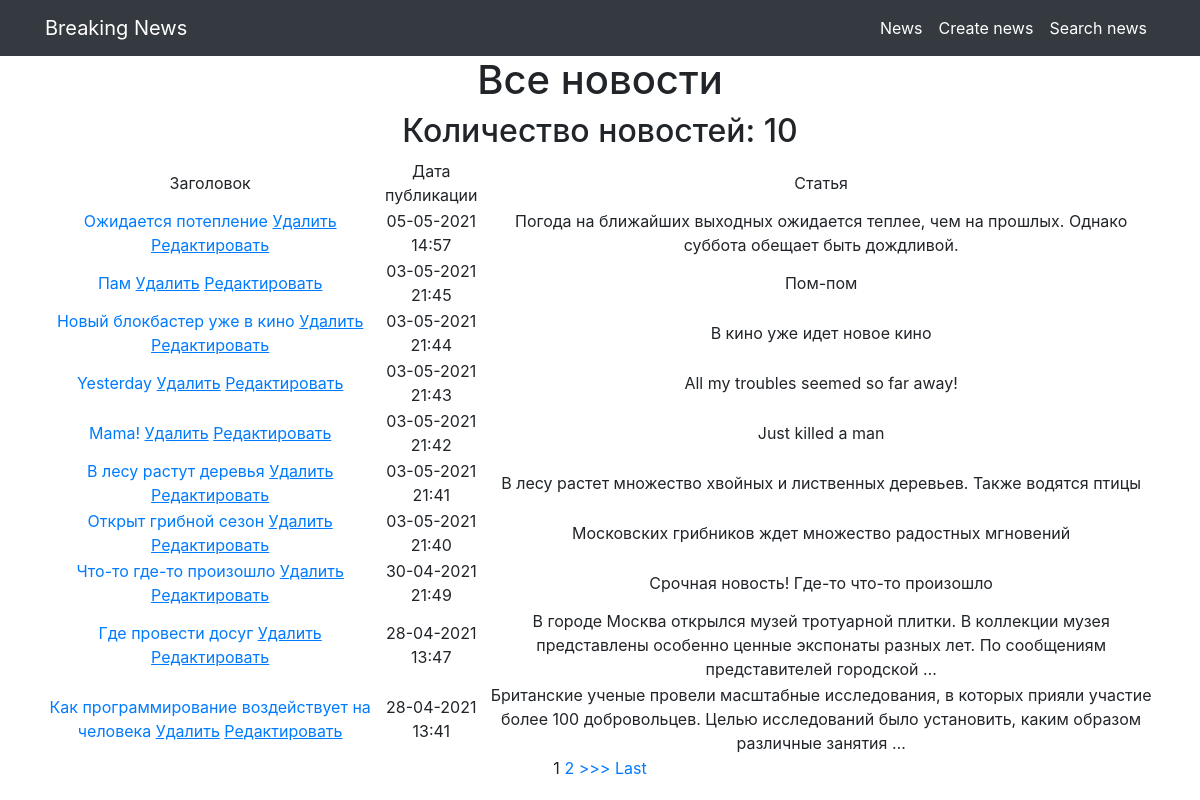
/allnews/, run on the app's committed database.
### news/models.py (models this page shows, shortened)
class Post(models.Model):
    author = models.ForeignKey(to='Author',
                               on_delete = models.CASCADE,
                               related_name='allnews')
    type = models.CharField(max_length=3,
                            choices=POST_TYPES, )
    date_time = models.DateTimeField(auto_now_add=True)
    category = models.ManyToManyField(to='Category',
                                      through='PostCategory',
                                      related_name='allnews')
    header = models.TextField()
    text = models.TextField()
    rating = models.IntegerField(default=0)

### news/views.py (the view)
# urls.py: path('', NewsList.as_view()),
class NewsList(ListView):
    model = Post  # указываем модель, объекты которой мы будем выводить
    template_name = 'allnews.html'  # указываем имя шаблона, в котором будет лежать html, в котором будут все инструкции о том, как именно пользователю должны вывестись наши объекты
    context_object_name = 'allnews'  # это имя списка, в котором будут лежать все объекты, его надо указать, чтобы обратиться к самому списку объектов через html-шаблон
    queryset = Post.objects.order_by('-date_time')
    paginate_by = 10
    form_class = NewsForm  # добавляем форм класс, чтобы получать доступ к форме через метод POST

### news/templatetags/custom_filters.py (called while the page is built)
@register.filter(name='censor') # регестрируем наш фильтр под именем multiply, чтоб django понимал, что это именно фильтр, а не простая функция
def censor(value): # первый аргумент здесь это то значение, к которому надо применить фильтр, второй аргуменит — это аргумент фильтра, т.е. примерно следующее будет в шаблоне value|multiply:arg
    for word in obscene_words:
        if word in value:
            new_value = value.replace(word, "***")
            return new_value
        else:
            return value

### templates/allnews.html (shortened to what this page needs)
{% extends 'flatpages/default.html' %}
{% load custom_filters %}
{% block content %}
<h1>Все новости</h1>
<h2>Количество новостей: {{ allnews|length }}</h2>
 {% if allnews %}
        <table>
            <tr>
                <td>
                    Заголовок
                </td>
                <td>
                    Дата публикации
                </td>
                <td>
                    Статья
                </td>
            </tr>
        {% for anews in allnews %}
            <tr>
                <td>
                    <a href="{% url 'news_detail' anews.id %}"> {{ anews.header| censor }}</a>
                    <a href="{% url 'news_delete' anews.id %}"><u>Удалить</u></a>
                    <a href="{% url 'news_edit' anews.id %}"><u>Редактировать</u></a>
                </td>
                <td>
                    {{ anews.date_time|date:'d-m-Y H:i' }}
                </td>
                <td>
                    {{ anews.text| truncatewords:20| censor }}
                </td>
            </tr>
        {% endfor %}
        </table>
    {% else %}
        <h2>Новостей нет!</h2>
    {% endif %}
{% if is_paginated %}
    {% for num in page_obj.paginator.page_range %}
        {% if page_obj.number == num %}
            <a>{{ num }}</a>
        {% elif num > page_obj.number|add:'-3' and num < page_obj.number|add:'3' %}
            <a href="?page={{ num }}">{{ num }}</a>
        {% endif %}
    {% endfor %}
    {% if page_obj.has_next %}
        <a href="?page={{ page_obj.next_page_number }}">>>></a>
        <a href="?page={{ page_obj.paginator.num_pages }}">Last</a>
    {% endif %}
{% endif %}
{% endblock content %}

### templates/flatpages/default.html (shortened to what this page needs)
{% load static %}
<!DOCTYPE html>
<html lang="en">
<head>
  <link href="{% static 'vendor/bootstrap/css/bootstrap.min.css' %}" rel="stylesheet">
</head>
<body>
  <nav class="navbar navbar-expand-lg navbar-dark bg-dark static-top">
    <div class="container">
      <a class="navbar-brand" href="#">Breaking News</a>
      <div class="collapse navbar-collapse" id="navbarResponsive">
        <ul class="navbar-nav ml-auto">
          <li class="nav-item active">
            <a class="nav-link" href=/allnews/>News
          </li>
          <li class="nav-item active">
            <a class="nav-link" href=/allnews/add/>Сreate news</a>
          </li>
          <li class="nav-item active">
            <a class="nav-link" href=/allnews/search/>Search news</a>
          </li>
        </ul>
      </div>
    </div>
  </nav>
  <div class="container">
    <div class="row">
      <div class="col-lg-12 text-center">
       {% block content %}{% endblock content %}
      </div>
    </div>
  </div>
</body>
</html>

### data on the page
Post: header|censor "Ожидается потепление", date_time "05-05-2021 14:57", text|censor "Погода на ближайших выходных ожидается теплее, чем на прошлых. Однако суббота обещает быть дождливой."
Post: header|censor "Пам", date_time "03-05-2021 21:45", text|censor "Пом-пом"
Post: header|censor "Новый блокбастер уже в кино", date_time "03-05-2021 21:44", text|censor "В кино уже идет новое кино"
Post: header|censor "Yesterday", date_time "03-05-2021 21:43", text|censor "All my troubles seemed so far away!"
Post: header|censor "Mama!", date_time "03-05-2021 21:42", text|censor "Just killed a man"
Post: header|censor "В лесу растут деревья", date_time "03-05-2021 21:41", text|censor "В лесу растет множество хвойных и лиственных деревьев. Также водятся птицы"
Post: header|censor "Открыт грибной сезон", date_time "03-05-2021 21:40", text|censor "Московских грибников ждет множество радостных мгновений"
Post: header|censor "Что-то где-то произошло", date_time "30-04-2021 21:49", text|censor "Срочная новость! Где-то что-то произошло"
Post: header|censor "Где провести досуг", date_time "28-04-2021 13:47", text|censor "В городе Москва открылся музей тротуарной плитки. В коллекции музея представлены особенно ценные экспонаты разных лет. По сообщениям представителей городской …"
Post: header|censor "Как программирование воздействует на человека", date_time "28-04-2021 13:41", text|censor "Британские ученые провели масштабные исследования, в которых прияли участие более 100 добровольцев. Целью исследований было установить, каким образом различные занятия …"

### other printed values
{{ allnews|length }} "10"
{{ num }} "1"
{{ num }} "2"
